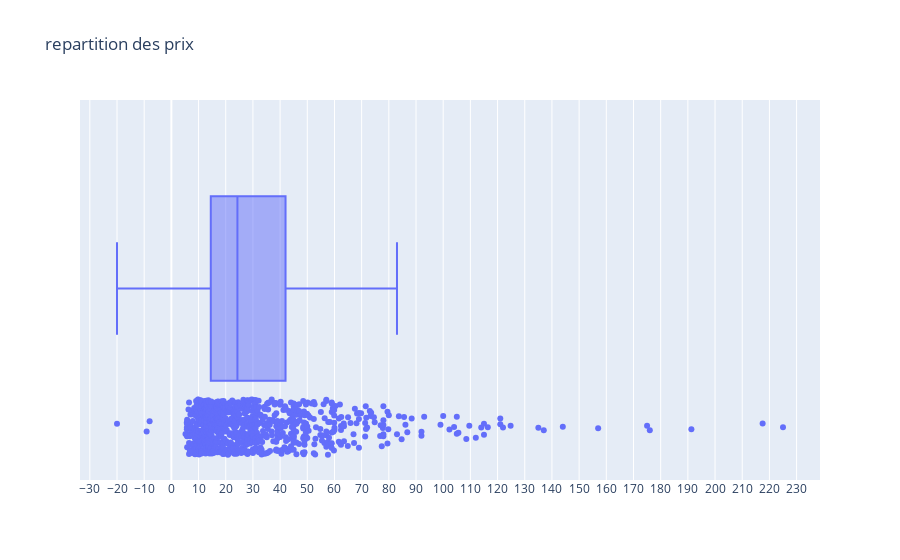

This figure's notebook cell:
### Code cell
#Autre méthode avec plotly express

fig = px.box(df_merged, x='price', title='repartition des prix',points="all")
fig.update_xaxes(tick0=0, dtick=10, title='')#tick0= position de départ dtick=écart entre les ticks.

fig.show()

### Figure 1 — Plotly figure (JSON) as saved in the notebook; plotly's stock layout.template omitted (floating-point values rounded to 4 significant figures; data arrays with more than 128 entries replaced by an {"elided": "..."} marker saying what was removed)
{"data": [{"alignmentgroup": "True", "boxpoints": "all", "hovertemplate": "price=%{x}<extra></extra>", "legendgroup": "", "marker": {"color": "#636efa"}, "name": "", "notched": false, "offsetgroup": "", "orientation": "h", "showlegend": false, "type": "box", "x": {"elided": "825 float values"}, "x0": " ", "xaxis": "x", "y0": " ", "yaxis": "y"}], "layout": {"boxmode": "group", "legend": {"tracegroupgap": 0}, "title": {"text": "repartition des prix"}, "xaxis": {"anchor": "y", "domain": [0, 1], "dtick": 10, "tick0": 0, "title": {"text": ""}}, "yaxis": {"anchor": "x", "domain": [0, 1]}}}
